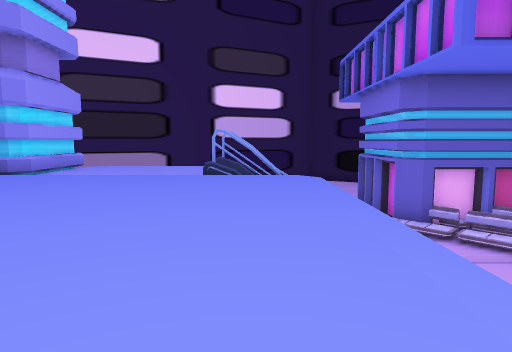
view 1 (above)

24 first-person views from a walk through a scene from a Unity 3-D project. The camera is 1.2 m above the floor, tilts 6° down and sees 75° across. The floor is counted in squares, 2 m on a side. Each view is taken from the middle of a square. On the plan, view 1 faces up. The plan holds only what a view shows up to about 10 squares ahead; the rest is blank. The place goes on beyond the plan. The player character is not drawn. Some animated figures are not drawn.

view 2
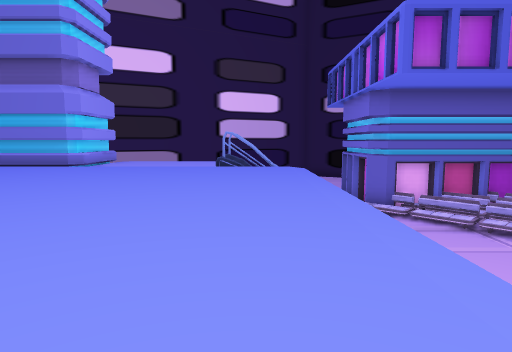

view 3
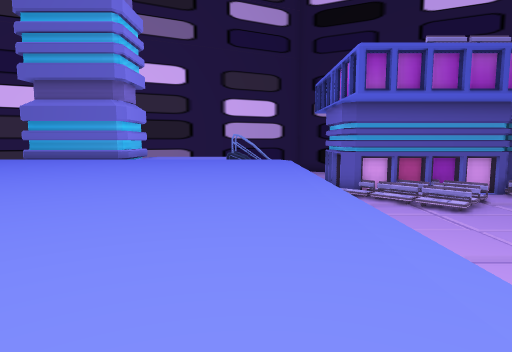

view 4
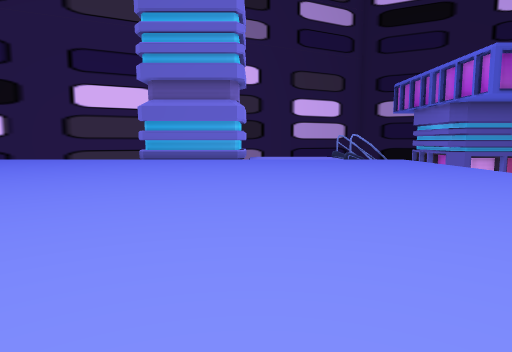

view 5
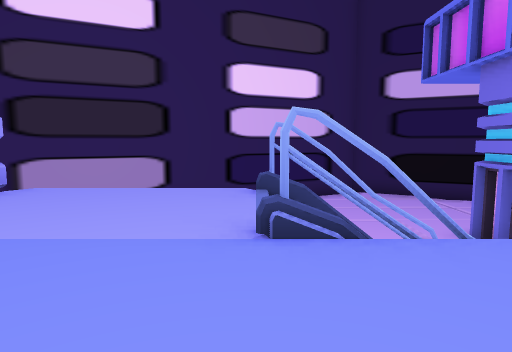

view 6
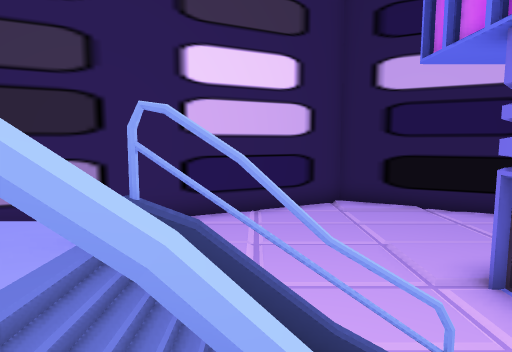

view 7
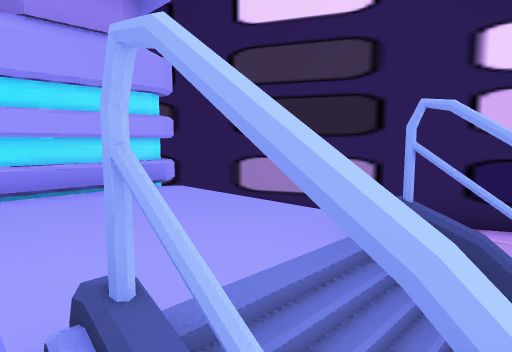

view 8
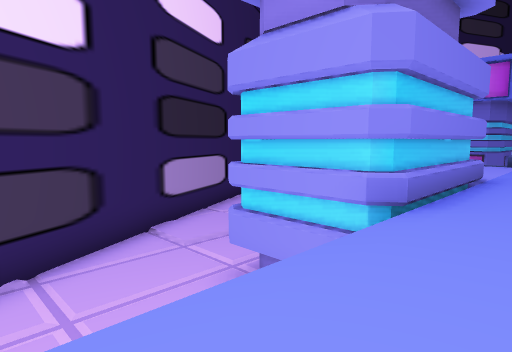

view 9
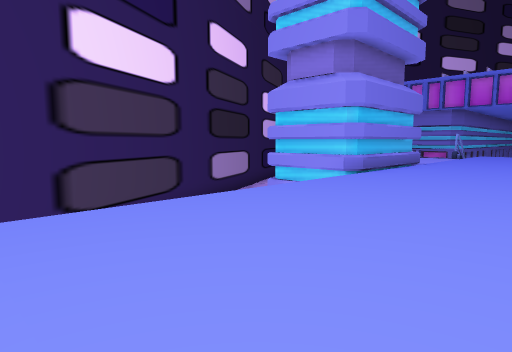

view 10
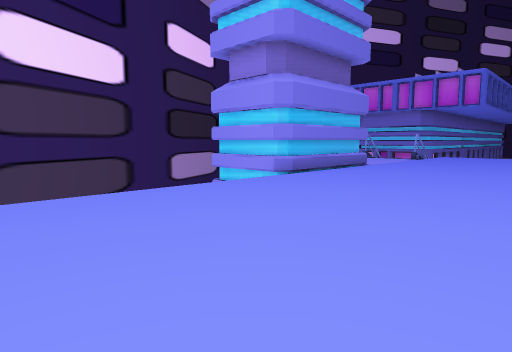

view 11
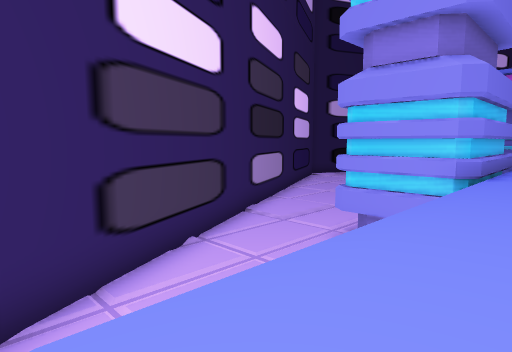

view 12
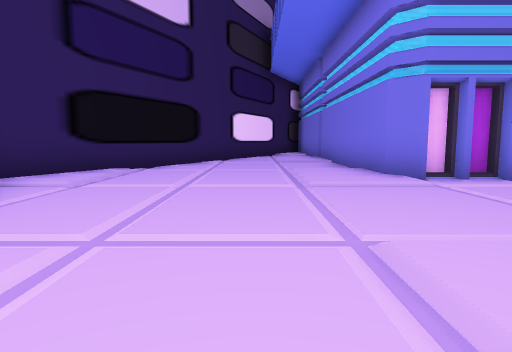

view 13
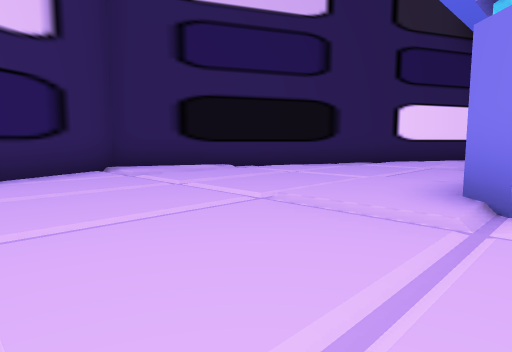

view 14
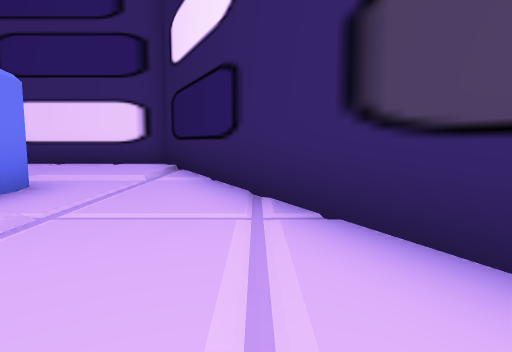

view 15
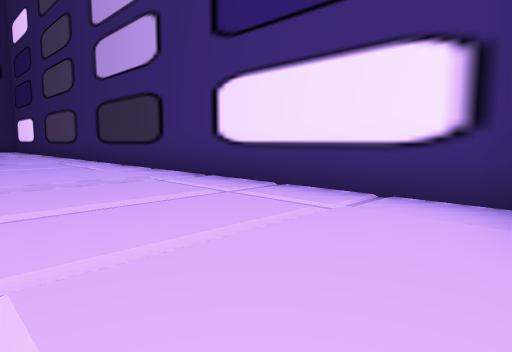

view 16
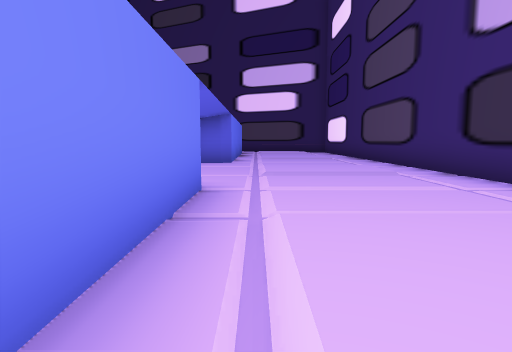

view 17
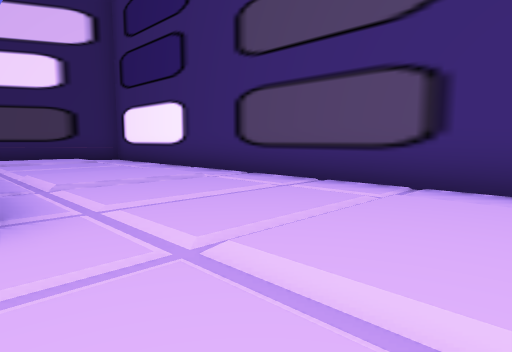

view 18
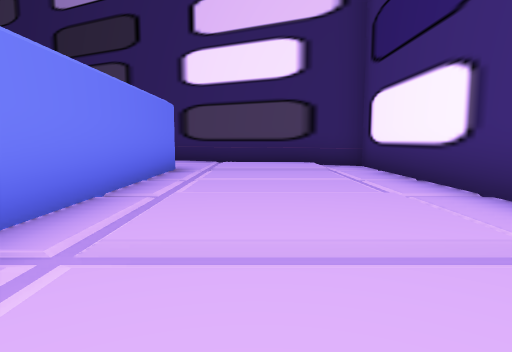

view 19
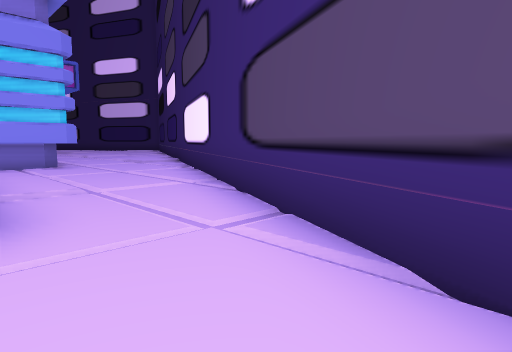

view 20
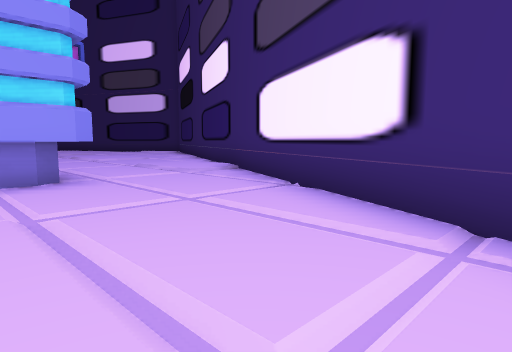

view 21
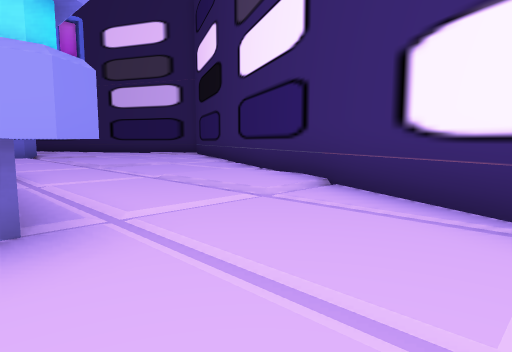

view 22
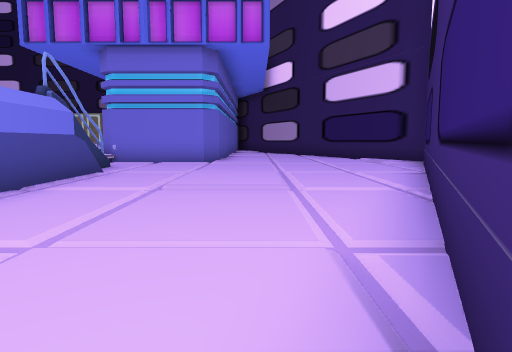

view 23
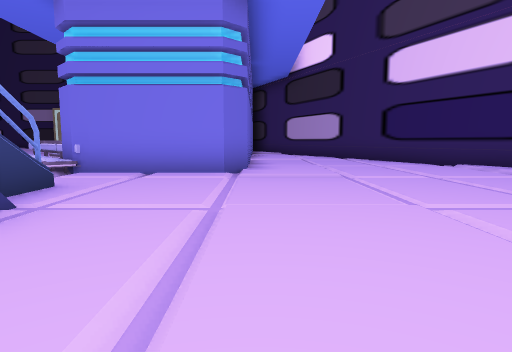

view 24
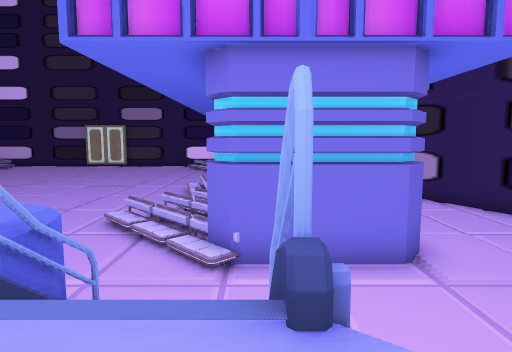

### Floor plan
Key: @ floor where view 1 was taken; # wall or solid block; . main floor; - floor 0.25 m lower than the main floor; : floor 2.75 m higher than the main floor; / step, stairs or slope; O other object.
Columns run from 19 left of view 1 to 8 right of it. Each row starts with its distance up from view 1.
 17                     #####
 16                   ###...###
 15                 ###-....-.##
 14              #### ----------
 13            ###-  ..-....-...
 12          ###../   ./..../...
 11        ###....     /..../...
 10      ###.-....     -...OOOOO
  9    ###-------- /--  ---O
  8  ###-....      :::/## /OOOOO
  7 ##../...       ::://  /O#OO
  6 #...////////:::/::#//  /OOO
  5 #...-/::::::::::::::/  ./O/
  4 #----/::::::::::::::/  ----
  3 #...-/::::::::::::::/  .-.
  2 #...//::::::::::::::/  ./.
  1 #...//    ::::::::::/  ./
  0 #...-/     ::::::::@/
 -1 #----/      ::::::::/
 -2 #...-.      ::::::::/
 -3 #.../.       :::::::/
 -4 #.../.        ::: ::/
 -5 #...-.#        :   :
 -6 #----/
 -7 #...-/
 -8 #...//
 -9 #...//
-10 #...-/                   ...
-11 #----/                 -----
-12 #...-/               ...-O/
-13 #...///              ...OOO
-14 ##../..../.          ..OO#O
-15  ###-....-.      :/##..   O
-16    ###---------/--//---O
-17      ###.-....-....-...OOOO
-18        ###..../..../..../..
-19          ###../..../..../..
-20            ###-....-....-...
-21              ####-----------
-22                 ###-....-.##
-23                   ###...###
-24                     #####

Where each view was taken, in squares from view 1:
view 1: 0 up, 0 right, facing up
view 2: 2 down, 0 right, facing up
view 3: 5 down, 0 right, facing up
view 4: 5 down, 4 left, facing up
view 5: 4 up, 1 left, facing up
view 6: 6 up, 0 right, facing up
view 7: 6 up, 0 right, facing up-left
view 8: 5 up, 11 left, facing up-right
view 9: 3 up, 14 left, facing up-right
view 10: 2 up, 13 left, facing up-right
view 11: 5 up, 14 left, facing up-right
view 12: 13 up, 2 left, facing right
view 13: 10 up, 0 right, facing up-right
view 14: 9 up, 10 left, facing left
view 15: 7 up, 15 left, facing down-left
view 16: 3 up, 15 left, facing down
view 17: 3 down, 14 left, facing down-left
view 18: 6 down, 16 left, facing down
view 19: 13 down, 17 left, facing down-right
view 20: 14 down, 13 left, facing down-right
view 21: 15 down, 10 left, facing down-right
view 22: 19 down, 7 left, facing right
view 23: 18 down, 3 left, facing right
view 24: 15 down, 2 left, facing right
